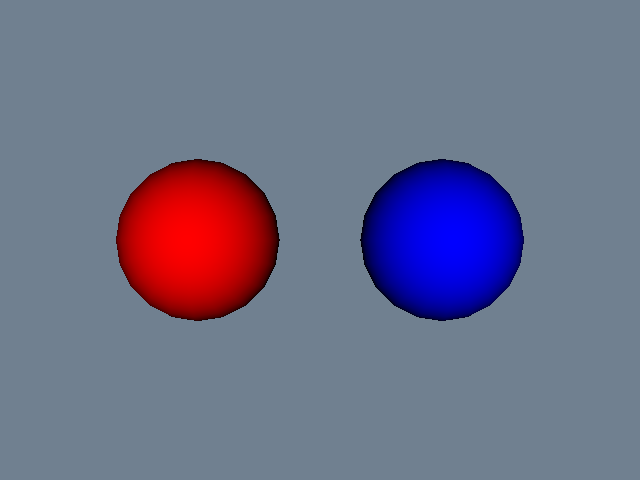

This figure's Python source:
#!/usr/bin/env python

# Extract connected regions from a mesh containing two separate spheres
# using vtkConnectivityFilter. Each connected region is colored by its
# region ID.

# Factory overrides: importing these modules registers the OpenGL rendering
# and interaction style implementations for vtkRenderingCore factory classes.
import vtkmodules.vtkInteractionStyle  # noqa: F401
import vtkmodules.vtkRenderingOpenGL2  # noqa: F401
# VTK pipeline classes used in this example
from vtkmodules.vtkFiltersCore import (
    vtkAppendPolyData,
    vtkConnectivityFilter,
)
from vtkmodules.vtkFiltersSources import vtkSphereSource
from vtkmodules.vtkRenderingCore import (
    vtkActor,
    vtkPolyDataMapper,
    vtkRenderWindow,
    vtkRenderWindowInteractor,
    vtkRenderer,
)

# Colors (normalized RGB)
slate_gray_background_rgb = (0.439, 0.502, 0.565)

# Source 1: sphere at the origin
sphere1 = vtkSphereSource()
sphere1.SetCenter(-1.5, 0.0, 0.0)
sphere1.SetRadius(1.0)
sphere1.SetThetaResolution(20)
sphere1.SetPhiResolution(20)

# Source 2: sphere offset to the right
sphere2 = vtkSphereSource()
sphere2.SetCenter(1.5, 0.0, 0.0)
sphere2.SetRadius(1.0)
sphere2.SetThetaResolution(20)
sphere2.SetPhiResolution(20)

# Append: combine both spheres into one polydata
appender = vtkAppendPolyData()
appender.AddInputConnection(sphere1.GetOutputPort())
appender.AddInputConnection(sphere2.GetOutputPort())

# ConnectivityFilter: label each connected region
connectivity = vtkConnectivityFilter()
connectivity.SetInputConnection(appender.GetOutputPort())
connectivity.SetExtractionModeToAllRegions()
connectivity.ColorRegionsOn()
connectivity.Update()

# Mapper: color by region ID
mapper = vtkPolyDataMapper()
mapper.SetInputConnection(connectivity.GetOutputPort())
mapper.SetScalarRange(0, 1)

# Actor: assign the mapped geometry
actor = vtkActor()
actor.SetMapper(mapper)

# Renderer: assemble the scene and configure the camera
renderer = vtkRenderer()
renderer.AddActor(actor)
renderer.SetBackground(slate_gray_background_rgb)

# Window: display the rendered scene
render_window = vtkRenderWindow()
render_window.AddRenderer(renderer)
render_window.SetWindowName("connectivity extract regions")
render_window.SetMultiSamples(0)
render_window.SetSize(640, 480)

# Interactor: handle mouse and keyboard events
render_window_interactor = vtkRenderWindowInteractor()
render_window_interactor.SetRenderWindow(render_window)

# Scene: configure the camera
renderer.ResetCamera()

render_window_interactor.Initialize()
render_window_interactor.Start()
